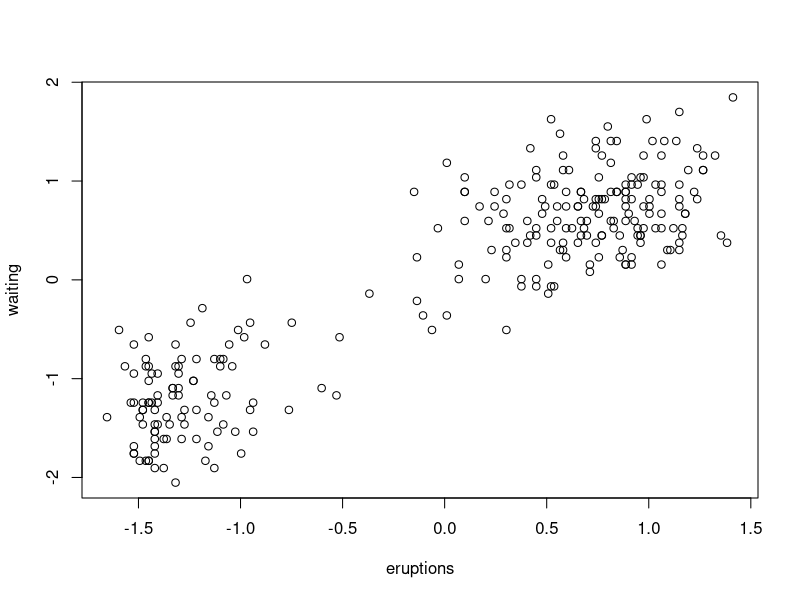
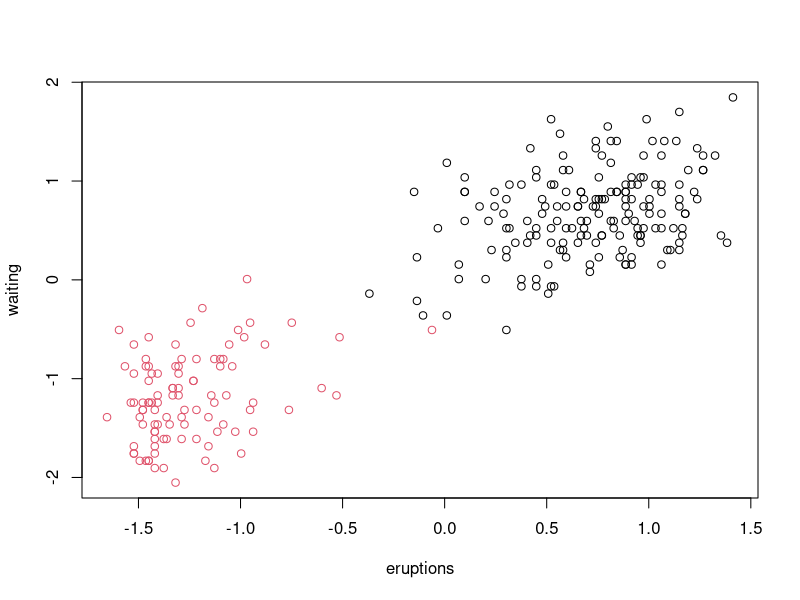
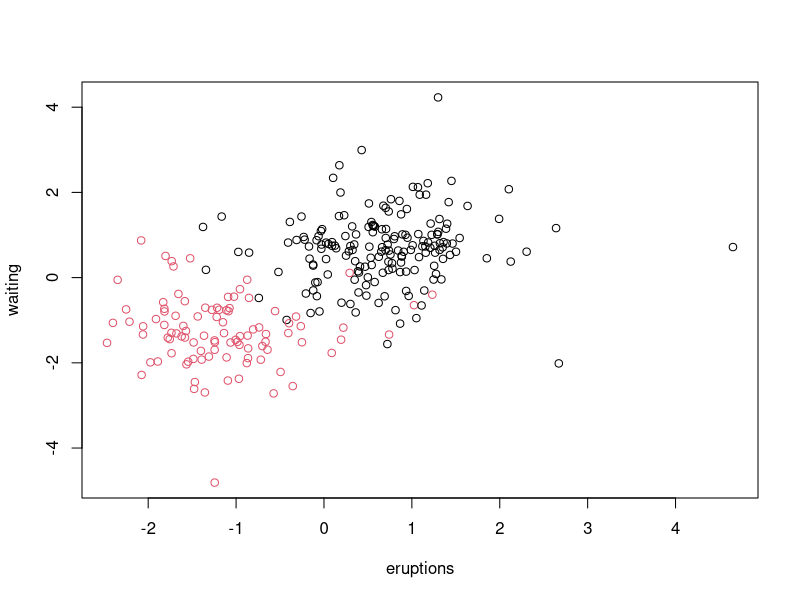

Source code (R) for these figures, in order: (Note: this script raises an error after producing the figures.)
## ---- chunk 1
library(caret)
library(ggplot2)
## ---- chunk 2
data(faithful)
n <- nrow(faithful)
faithful <- data.frame(lapply(faithful, scale))
plot(faithful)
faithful$cl <- factor(kmeans(faithful, centers=2)$cluster)
plot(faithful[,1:2], col=faithful$cl)
# make it more challenging
set.seed(1)
faithful[,1] <- faithful[,1] + rt(n,df=5)/2
faithful[,2] <- faithful[,2] + rt(n,df=5)/2
plot(faithful[,1:2], col=faithful$cl)
x <- faithful[,1:2]
y <- faithful[,3]
## ---- chunk 3
# SVM with radial kernel
start1 = Sys.time()
fit1 <- train(x, y, method="svmRadial")
end1 = Sys.time()
out1 <- fit1$results[rownames(fit1$bestTune),]
kappa1 <- out1$Kappa
kappasd1 <- out1$KappaSD

# Random forest
start2 = Sys.time()
fit2 <- train(x, y, method="rf")
end2 = Sys.time()
out2 <- fit2$results[rownames(fit2$bestTune),]
kappa2 <- out2$Kappa
kappasd2 <- out2$KappaSD

# Gradient boosting machine
start3 = Sys.time()
fit3 <- train(x, y, method="gbm", verbose=FALSE)
end3 = Sys.time()
out3 <- fit3$results[rownames(fit3$bestTune),]
kappa3 <- out3$Kappa
kappasd3 <- out3$KappaSD

df=data.frame(Method=c("svmRadial","rf","gbm"), Kappa=c(kappa1,kappa2,kappa3), KappaSD=c(kappasd1, kappasd2, kappasd3), Time=c(end1-start1,end2-start2,end3-start3))
df
## ---- chunk 4
r = 1
d=data.frame(method=c("svmRadial","rf","gbm"), kappa=c(kappa1,kappa2,kappa3), lower=c(kappa1-r*kappasd1,kappa2-r*kappasd2,kappa3-r*kappasd3), upper=c(kappa1+r*kappasd1,kappa2+r*kappasd2,kappa3+r*kappasd3))
ggplot() + geom_pointrange(data=d, mapping=aes(x=method, y=kappa, ymin=upper, ymax=lower))
